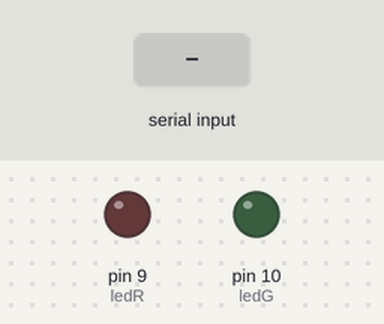
Bench run of a sketch on a simulated Arduino Uno, built with avr-gcc and run on an emulated ATmega328P. Parts: output pins drawn as LEDs (lit = HIGH). Dashed ring = blinking. Inputs (shaded band) come from the test bench.

Above: at 1.2 s.
1.3 s: "1" received over Serial
At 1.55 s:
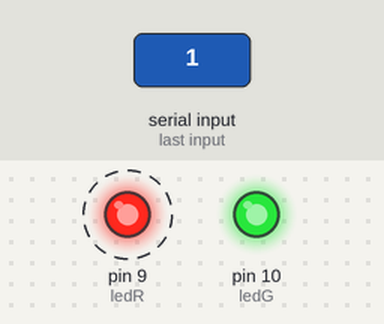
Timing chart, 0 to 10.3 s (numbered marks = the images above; inputs shaded):
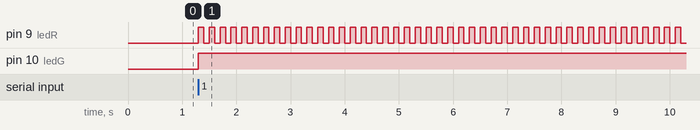

Measured:
- after the input at 1.3 s, pin 9 (ledR): alternates HIGH for 0.10 s and LOW for 0.10 s, starting at once; pin 10 (ledG): LOW → HIGH at once

The sketch:

Serial_led.ino
```cpp
int ledG =10;
int ledR =9;

void setup() {
  pinMode(ledG, OUTPUT);
  pinMode(ledR, OUTPUT);
  Serial.begin(9600);


}

void loop() {
  if(Serial.available()){
    char data = Serial.read();
    if(data == '1'){
      digitalWrite(ledG, HIGH);
      while(1){
        digitalWrite(ledR, HIGH);
        delay(100);
        digitalWrite(ledR, LOW);
        delay(100);
      }

    }
    else{
      digitalWrite(ledG, LOW);
      digitalWrite(ledR, LOW);
    }
    Serial.println(data);
  }


}
```
